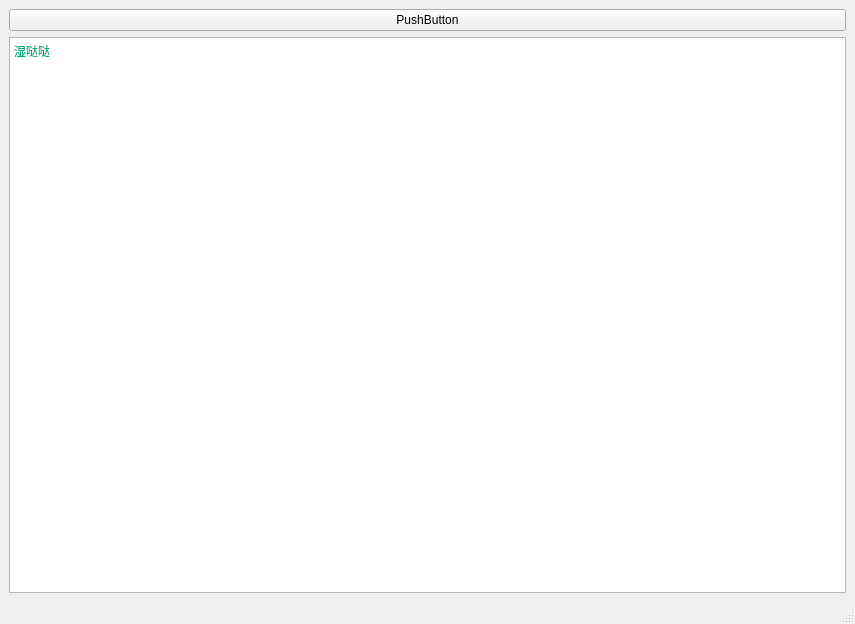
<?xml version="1.0" encoding="UTF-8"?>
<ui version="4.0">
 <class>MainWindow</class>
 <widget class="QMainWindow" name="MainWindow">
  <property name="geometry">
   <rect>
    <x>0</x>
    <y>0</y>
    <width>855</width>
    <height>624</height>
   </rect>
  </property>
  <property name="windowTitle">
   <string>MainWindow</string>
  </property>
  <widget class="QWidget" name="centralwidget">
   <layout class="QVBoxLayout" name="verticalLayout">
    <item>
     <widget class="QPushButton" name="pushButton">
      <property name="text">
       <string>PushButton</string>
      </property>
     </widget>
    </item>
    <item>
     <widget class="QTextBrowser" name="textBrowser">
      <property name="html">
       <string>&lt;!DOCTYPE HTML PUBLIC &quot;-//W3C//DTD HTML 4.0//EN&quot; &quot;http://www.w3.org/TR/REC-html40/strict.dtd&quot;&gt;
&lt;html&gt;&lt;head&gt;&lt;meta name=&quot;qrichtext&quot; content=&quot;1&quot; /&gt;&lt;style type=&quot;text/css&quot;&gt;
p, li { white-space: pre-wrap; }
&lt;/style&gt;&lt;/head&gt;&lt;body style=&quot; font-family:'SimSun'; font-size:9pt; font-weight:400; font-style:normal;&quot;&gt;
&lt;p style=&quot; margin-top:0px; margin-bottom:0px; margin-left:0px; margin-right:0px; -qt-block-indent:0; text-indent:0px;&quot;&gt;&lt;span style=&quot; color:#00aa7f;&quot;&gt;湿哒哒&lt;/span&gt;&lt;/p&gt;&lt;/body&gt;&lt;/html&gt;</string>
      </property>
     </widget>
    </item>
   </layout>
  </widget>
  <widget class="QMenuBar" name="menubar">
   <property name="geometry">
    <rect>
     <x>0</x>
     <y>0</y>
     <width>855</width>
     <height>26</height>
    </rect>
   </property>
  </widget>
  <widget class="QStatusBar" name="statusbar"/>
 </widget>
 <resources/>
 <connections/>
</ui>
